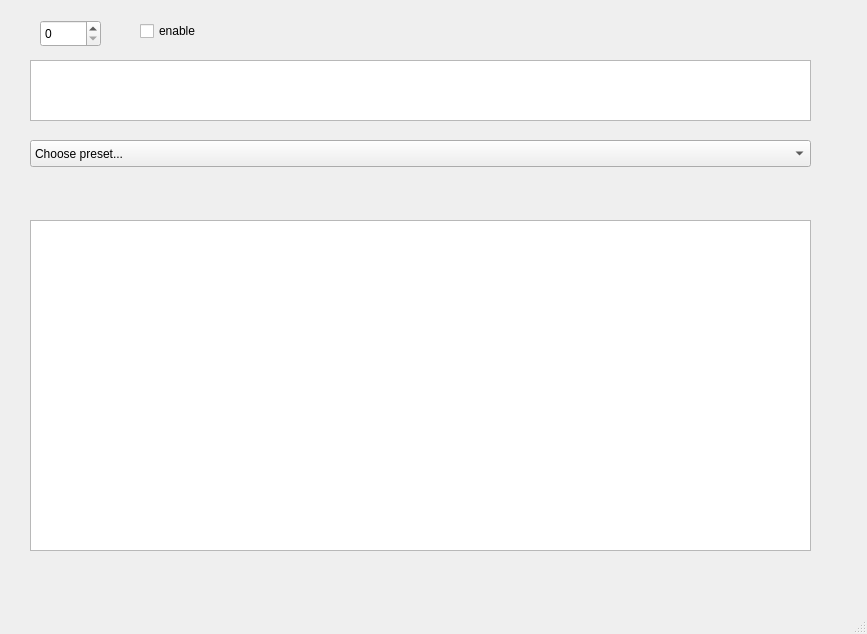
<?xml version="1.0" encoding="UTF-8"?>
<ui version="4.0">
 <class>ExternalOutput</class>
 <widget class="QMainWindow" name="ExternalOutput">
  <property name="geometry">
   <rect>
    <x>0</x>
    <y>0</y>
    <width>867</width>
    <height>634</height>
   </rect>
  </property>
  <property name="windowTitle">
   <string>MainWindow</string>
  </property>
  <widget class="QWidget" name="centralwidget">
   <widget class="QPlainTextEdit" name="commandEdit">
    <property name="geometry">
     <rect>
      <x>30</x>
      <y>60</y>
      <width>781</width>
      <height>61</height>
     </rect>
    </property>
    <property name="plainText">
     <string/>
    </property>
   </widget>
   <widget class="QSpinBox" name="inputBox">
    <property name="geometry">
     <rect>
      <x>40</x>
      <y>20</y>
      <width>61</width>
      <height>27</height>
     </rect>
    </property>
   </widget>
   <widget class="QCheckBox" name="enableBox">
    <property name="geometry">
     <rect>
      <x>140</x>
      <y>20</y>
      <width>98</width>
      <height>22</height>
     </rect>
    </property>
    <property name="text">
     <string>enable</string>
    </property>
   </widget>
   <widget class="QPlainTextEdit" name="outputBox">
    <property name="geometry">
     <rect>
      <x>30</x>
      <y>220</y>
      <width>781</width>
      <height>331</height>
     </rect>
    </property>
    <property name="readOnly">
     <bool>true</bool>
    </property>
   </widget>
   <widget class="QComboBox" name="comboBox">
    <property name="geometry">
     <rect>
      <x>30</x>
      <y>140</y>
      <width>781</width>
      <height>27</height>
     </rect>
    </property>
    <item>
     <property name="text">
      <string>Choose preset...</string>
     </property>
    </item>
    <item>
     <property name="text">
      <string>avconv -y -f rawvideo -pix_fmt rgb32 -s %1x%2 -i pipe:0 -vcodec mjpeg -qscale 1 -an output.avi </string>
     </property>
    </item>
    <item>
     <property name="text">
      <string>avconv -y -f rawvideo -pix_fmt rgb32 -s %1x%2 -i pipe:0 -vf scale=320:240 -vcodec libx264  -f flv -metadata streamName=test tcp://bonsai.danman.eu:6666</string>
     </property>
    </item>
    <item>
     <property name="text">
      <string>avconv -y -f rawvideo -pix_fmt rgb32 -s %1x%2 -i pipe:0 c:v mpeg2video -q:v 1 output.mpg</string>
     </property>
    </item>
   </widget>
  </widget>
  <widget class="QMenuBar" name="menubar">
   <property name="geometry">
    <rect>
     <x>0</x>
     <y>0</y>
     <width>867</width>
     <height>25</height>
    </rect>
   </property>
  </widget>
  <widget class="QStatusBar" name="statusbar"/>
 </widget>
 <resources/>
 <connections/>
</ui>
